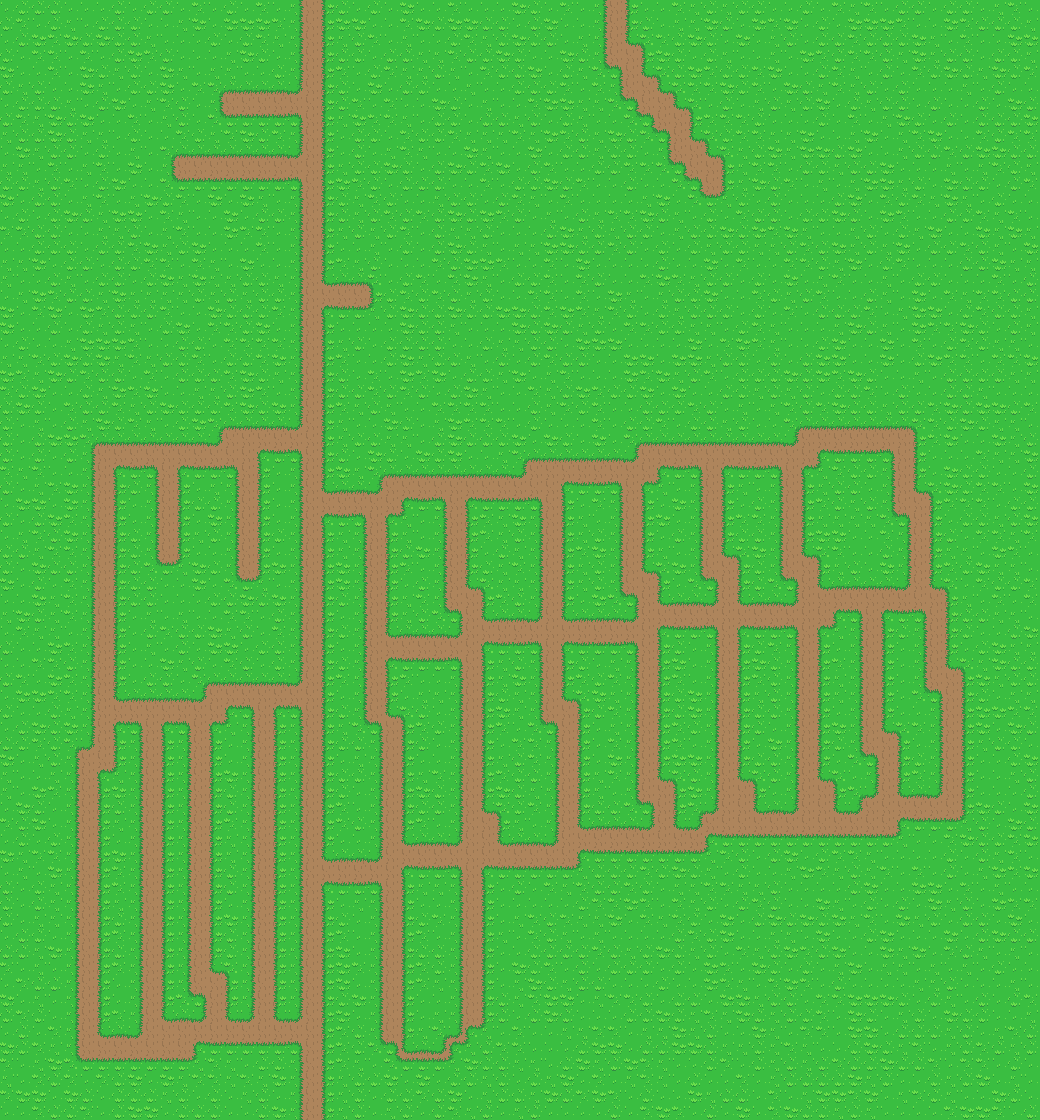

Tiled map render using the project's own tile images. Description and the map definition, with tile-layer contents summarised, below:
An orthogonal 65x70 tile map with 16x16 px tiles, 1 tile layer (Tile Layer 1).

<map version="1.0.0" orientation="orthogonal" renderorder="left-down" width="65" height="70" tilewidth="16" tileheight="16" nextobjectid="1">
 <tileset firstgid="1" source="../Tileset/Overworld.tsx" />
 <layer name="Tile Layer 1" width="65" height="70">
  <data>[4550 cells, 4550 non-empty, 20 distinct tile ids]</data>
 </layer>
</map>
